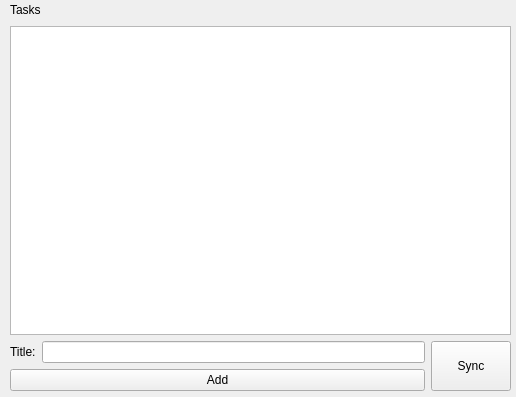
<?xml version="1.0" encoding="UTF-8"?>
<ui version="4.0">
 <class>MainWindow</class>
 <widget class="QWidget" name="MainWindow">
  <property name="geometry">
   <rect>
    <x>0</x>
    <y>0</y>
    <width>516</width>
    <height>397</height>
   </rect>
  </property>
  <property name="windowTitle">
   <string>Form</string>
  </property>
  <widget class="QWidget" name="">
   <property name="geometry">
    <rect>
     <x>10</x>
     <y>0</y>
     <width>501</width>
     <height>391</height>
    </rect>
   </property>
   <layout class="QVBoxLayout" name="verticalLayout_2">
    <item>
     <layout class="QHBoxLayout" name="horizontalLayout_3">
      <item>
       <widget class="QLabel" name="label_2">
        <property name="text">
         <string>Tasks</string>
        </property>
       </widget>
      </item>
      <item>
       <spacer name="horizontalSpacer">
        <property name="orientation">
         <enum>Qt::Horizontal</enum>
        </property>
        <property name="sizeHint" stdset="0">
         <size>
          <width>40</width>
          <height>20</height>
         </size>
        </property>
       </spacer>
      </item>
     </layout>
    </item>
    <item>
     <widget class="QTableWidget" name="tasksTableWidget"/>
    </item>
    <item>
     <layout class="QHBoxLayout" name="horizontalLayout_2">
      <item>
       <layout class="QVBoxLayout" name="verticalLayout">
        <item>
         <layout class="QHBoxLayout" name="horizontalLayout">
          <item>
           <widget class="QLabel" name="label">
            <property name="text">
             <string>Title:</string>
            </property>
           </widget>
          </item>
          <item>
           <widget class="QLineEdit" name="taskTitleEdit"/>
          </item>
         </layout>
        </item>
        <item>
         <widget class="QPushButton" name="addTaskButton">
          <property name="text">
           <string>Add</string>
          </property>
         </widget>
        </item>
       </layout>
      </item>
      <item>
       <widget class="QPushButton" name="syncButton">
        <property name="sizePolicy">
         <sizepolicy hsizetype="Minimum" vsizetype="Preferred">
          <horstretch>0</horstretch>
          <verstretch>0</verstretch>
         </sizepolicy>
        </property>
        <property name="text">
         <string>Sync</string>
        </property>
       </widget>
      </item>
     </layout>
    </item>
   </layout>
  </widget>
 </widget>
 <resources/>
 <connections/>
</ui>
